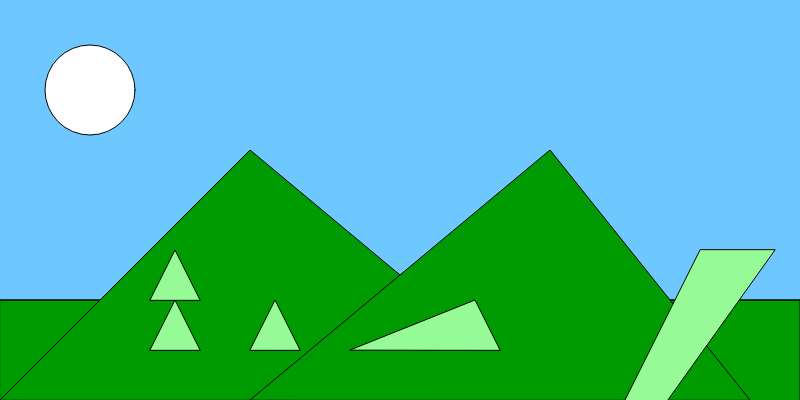
Frame 1 (no input)
Frame 60 (no input): identical to frame 1, image omitted
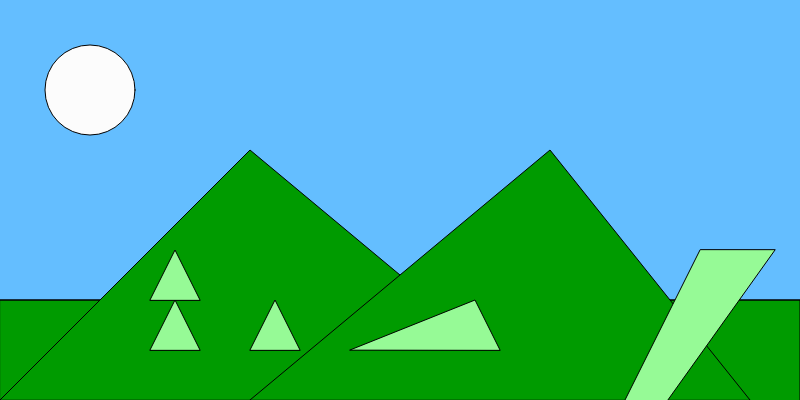
Frame 120 (the mouse pressed at the canvas centre since frame 60)

The p5.js sketch that drew these frames (run headless with seeded random() and noise() and a simulated clock; from frame 60 on, the mouse is pressed at the canvas centre):

// p5.js sketch
// ── sketch.js
//Charles B
//A Transitioning Sun
//This is the same as the previous homework, however it has a day-night cycle that is controlled by the mouse and keyboard.
//"let" is a varriable, allows you to be more dynamic with things
let r = 110; //red = 0 to 255
let g = 200; //green = o to 255
let b = 400; //blue = 0 to 255
let y = 255; //(attempt at) yellow = 255
function setup()
{ createCanvas(800, 400); // creates a canvas
}
function draw(){
    background(r, g, b);
// changes the color of the background
fill(0, 155, 0)
rect(0, 300, 800, 300);

line(0, 300, 800, 300);
// Creates a line on the background

fill(0, 155, 0);

triangle(0, 400, 250, 150, 550, 400);
// Makes a Triangle, requires 3 points
triangle(250, 400, 550, 150, 750, 400);

fill(y);
ellipse(90, 90, 90);
// here comes da sun/moon, of all things.
fill(150, 250, 150);
triangle(700, 250, 525, 600, 775, 250);
// landmass on the verge of a breakaway
triangle(150, 350, 175, 300, 200, 350);
triangle(150, 300, 175, 250, 200, 300);
triangle(350, 350, 475, 300, 500, 350);
triangle(250, 350, 275, 300, 300, 350);
// Tree analogs/simplest form of trees
}

function mousePressed() //code block runs once, only when moused is pressed, then returns to draw() loop. Click to slowly change the time of day.
{
	r -= 10;		
	g -= 10;	
	b -= 10;
    y -= 3.5;
}

function keyPressed() //code block runs once, only when any key is pressed, then returns to draw() loop. Press to Instantly change back to day time.
{
	r = 110
    g = 200
    b = 400
    y = 255 //tried to do a Collor Yellow, but.. kinda failed.
}
